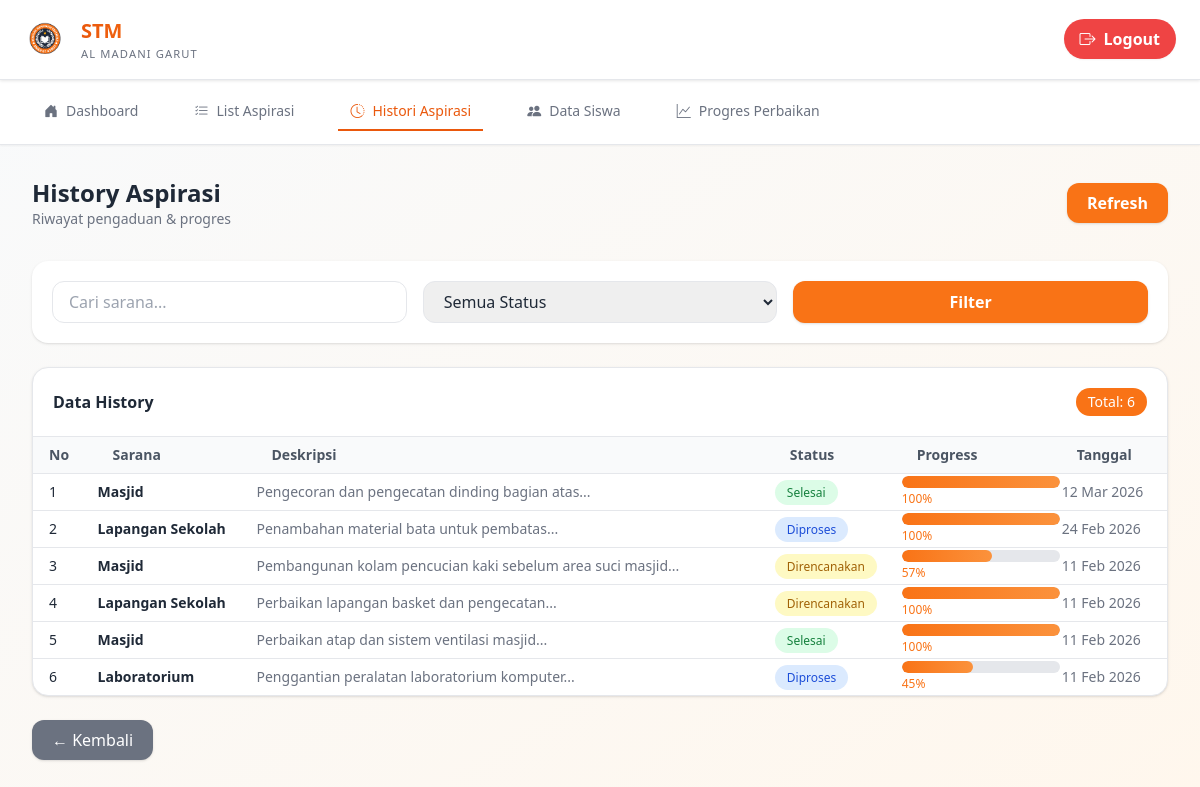
/admin/histori-aspirasi.php, run on the app's committed database.
### tables this page shows
CREATE TABLE `data_aspirasi` (
  `id_aspirasi` int(11) NOT NULL,
  `sarana` varchar(100) NOT NULL,
  `deskripsi` text NOT NULL,
  `status` enum('direncanakan','diproses','selesai') DEFAULT 'direncanakan',
  `progress_persen` int(11) DEFAULT 0,
  `tanggal_mulai` date NOT NULL,
  `tanggal_selesai` date DEFAULT NULL,
  `created_at` timestamp NOT NULL DEFAULT current_timestamp(),
  `updated_at` timestamp NOT NULL DEFAULT current_timestamp() ON UPDATE current_timestamp()
);

### admin/histori-aspirasi.php (the view, shortened to what this page needs)
<?php
include "../config/config.php";
$sarana   = $_GET['sarana'] ?? '';
$sarana = mysqli_real_escape_string($koneksi, $sarana);
$query = "SELECT * FROM data_aspirasi WHERE 1=1";
$query .= " ORDER BY created_at DESC";
$result = mysqli_query($koneksi, $query);
?>
<!DOCTYPE html>
<html lang="id">
<head>
<script src="https://cdn.tailwindcss.com"></script>
<link rel="stylesheet" href="https://cdn.jsdelivr.net/npm/bootstrap-icons@1.11.0/font/bootstrap-icons.css">
</head>
<body class="bg-gradient-to-br from-slate-50 to-orange-50 text-gray-800 pb-24">
<div class="top-header">
    <div class="top-header-content">
        <div class="top-header-logo">
            <img src="../img/logostm.png">
            <div class="top-header-brand">
                <span>STM</span>
                <small>AL MADANI GARUT</small>
            </div>
        </div>
        <a href="../auth/logout.php" class="inline-flex items-center gap-2 bg-red-500 hover:bg-red-600 text-white px-4 py-2 rounded-full font-semibold shadow-sm transition duration-200">
            <i class="bi bi-box-arrow-right"></i> Logout
        </a>
    </div>
</div>
<div class="bg-white border-b border-gray-200 shadow-sm">
    <div class="max-w-7xl mx-auto px-4 sm:px-6 lg:px-8">
        <div class="flex justify-between items-center h-16">
            <nav class="hidden md:flex space-x-8">
                <a href="dashboard.php" class="nav-item flex items-center px-3 py-2 text-sm font-medium text-gray-500 hover:text-orange-600 hover:border-orange-600 border-b-2 border-transparent transition">
                    <i class="bi bi-house-door-fill mr-2"></i>
                    Dashboard
                </a>
                <a href="list_aspirasi.php" class="nav-item flex items-center px-3 py-2 text-sm font-medium text-gray-500 hover:text-orange-600 hover:border-orange-600 border-b-2 border-transparent transition">
                    <i class="bi bi-list-check mr-2"></i>
                    List Aspirasi
                </a>
                <a href="histori-aspirasi.php" class="nav-item active flex items-center px-3 py-2 text-sm font-medium text-orange-600 border-b-2 border-orange-600">
                    <i class="bi bi-clock-history mr-2"></i>
                    Histori Aspirasi
                </a>
                <a href="data-siswa.php" class="nav-item flex items-center px-3 py-2 text-sm font-medium text-gray-500 hover:text-orange-600 hover:border-orange-600 border-b-2 border-transparent transition">
                    <i class="bi bi-people-fill mr-2"></i>
                    Data Siswa
                </a>
                <a href="progresperbaikan.php" class="nav-item flex items-center px-3 py-2 text-sm font-medium text-gray-500 hover:text-orange-600 hover:border-orange-600 border-b-2 border-transparent transition">
                    <i class="bi bi-graph-up mr-2"></i>
                    Progres Perbaikan
                </a>
            </nav>
        </div>
    </div>
</div>
<div class="flex min-h-screen">
    <main class="flex-1 p-8">
        <div class="flex justify-between items-center mb-8">
            <div>
                <h1 class="text-2xl font-bold">History Aspirasi</h1>
                <p class="text-sm text-gray-500">Riwayat pengaduan & progres</p>
            </div>
            <a href="histori-aspirasi.php"
            class="bg-orange-500 hover:bg-orange-600 text-white px-5 py-2 rounded-xl font-semibold shadow">
                Refresh
            </a>
        </div>
        <form method="GET"
        class="bg-white p-5 rounded-2xl shadow mb-6 grid grid-cols-1 md:grid-cols-3 gap-4">
            <input type="text" name="sarana"
                value="<?= htmlspecialchars($sarana) ?>"
                placeholder="Cari sarana..."
                class="px-4 py-2 rounded-xl border focus:ring-2 focus:ring-orange-400">
            <select name="status"
                class="px-4 py-2 rounded-xl border focus:ring-2 focus:ring-orange-400">
                <option value="">Semua Status</option>
            </select>
            <button class="bg-orange-500 hover:bg-orange-600 text-white py-2 rounded-xl font-semibold shadow">
                Filter
            </button>
        </form>
        <div class="bg-white rounded-2xl shadow border">
            <div class="flex justify-between items-center p-5 border-b">
                <h2 class="font-semibold">Data History</h2>
                <span class="bg-orange-500 text-white text-sm px-3 py-1 rounded-full">
                    Total: <?= mysqli_num_rows($result) ?>
                </span>
            </div>
            <div class="overflow-x-auto">
                <table class="w-full text-sm">
                    <thead class="bg-gray-50 text-gray-600">
                        <tr>
                            <th class="px-4 py-2 text-left">No</th>
                            <th class="px-4 py-2 text-left">Sarana</th>
                            <th class="px-4 py-2 text-left">Deskripsi</th>
                            <th class="px-4 py-2 text-left">Status</th>
                            <th class="px-4 py-2 text-left">Progress</th>
                            <th class="px-4 py-2 text-left">Tanggal</th>
                        </tr>
                    </thead>
                    <tbody>
                    <?php
                    $no = 1;
                    while ($row = mysqli_fetch_assoc($result)) :
                    ?>
                        <tr class="border-t hover:bg-orange-50">
                            <td class="px-4 py-2"><?= $no++ ?></td>
                            <td class="font-semibold"><?= htmlspecialchars($row['sarana']) ?></td>
                            <td class="text-gray-500">
                                <?= htmlspecialchars(substr($row['deskripsi'],0,60)) ?>...
                            </td>
                            <td>
                                <?php if ($row['status']=='selesai'): ?>
                                    <span class="px-3 py-1 text-xs rounded-full bg-green-100 text-green-700">Selesai</span>
                                <?php elseif ($row['status']=='diproses'): ?>
                                    <span class="px-3 py-1 text-xs rounded-full bg-blue-100 text-blue-700">Diproses</span>
                                <?php else: ?>
                                    <span class="px-3 py-1 text-xs rounded-full bg-yellow-100 text-yellow-700">Direncanakan</span>
                                <?php endif; ?>
                            </td>
                            <td class="w-40">
                                <div class="w-full h-3 bg-gray-200 rounded-full overflow-hidden">
                                    <div class="h-full rounded-full"
                                        style="width: <?= intval($row['progress_persen']) ?>%;
                                        background: linear-gradient(90deg, #f97316, #fb923c);">
                                    </div>
                                </div>
                                <span class="text-xs text-orange-500">
                                    <?= intval($row['progress_persen']) ?>%
                                </span>
                            </td>
                            <td class="text-gray-500">
                                <?= date('d M Y', strtotime($row['created_at'])) ?>
                            </td>
                        </tr>
                    <?php endwhile; ?>
                    </tbody>
                </table>
            </div>
        </div>
        <div class="mt-6">
            <a href="dashboard.php"
            class="inline-block bg-gray-500 hover:bg-gray-600 text-white px-5 py-2 rounded-xl shadow">
                ← Kembali
            </a>
        </div>
    </main>
</div>
</body>
</html>

### admin/histori-aspirasi.php (style rules this page uses)
body { background: linear-gradient(135deg, #f8fafc, #fff7ed); }
.top-header { background: white; border-bottom: 1px solid #e5e7eb; padding: 1rem 0; box-shadow: 0 1px 3px rgba(0,0,0,0.1); position: sticky; top: 0; z-index: 40; }
.top-header-content { display: flex; justify-content: space-between; align-items: center; padding: 0 1.5rem; }
.top-header-logo { display: flex; align-items: center; gap: 0.75rem; }
.top-header-logo img { height: 45px; }
.top-header-brand { display: flex; flex-direction: column; }
.top-header-brand span { font-weight: 700; background: linear-gradient(to right, #ea580c, #f97316); -webkit-background-clip: text; -webkit-text-fill-color: transparent; background-clip: text; font-size: 1.25rem; }
.top-header-brand small { color: #6b7280; font-size: 0.7rem; font-weight: 500; letter-spacing: 0.1em; text-transform: uppercase; }

### data on the page
data_aspirasi: sarana "Masjid", deskripsi "Pengecoran dan pengecatan dinding bagian atas", status "Selesai", progress_persen "100", created_at "12 Mar 2026"
data_aspirasi: sarana "Lapangan Sekolah", deskripsi "Penambahan material bata untuk pembatas", status "Diproses", progress_persen "100", created_at "24 Feb 2026"
data_aspirasi: sarana "Masjid", deskripsi "Pembangunan kolam pencucian kaki sebelum area suci masjid", status "Direncanakan", progress_persen "57", created_at "11 Feb 2026"
data_aspirasi: sarana "Lapangan Sekolah", deskripsi "Perbaikan lapangan basket dan pengecatan", status "Direncanakan", progress_persen "100", created_at "11 Feb 2026"
data_aspirasi: sarana "Masjid", deskripsi "Perbaikan atap dan sistem ventilasi masjid", status "Selesai", progress_persen "100", created_at "11 Feb 2026"
data_aspirasi: sarana "Laboratorium", deskripsi "Penggantian peralatan laboratorium komputer", status "Diproses", progress_persen "45", created_at "11 Feb 2026"

### other printed values
mysqli_num_rows($result) "6"
